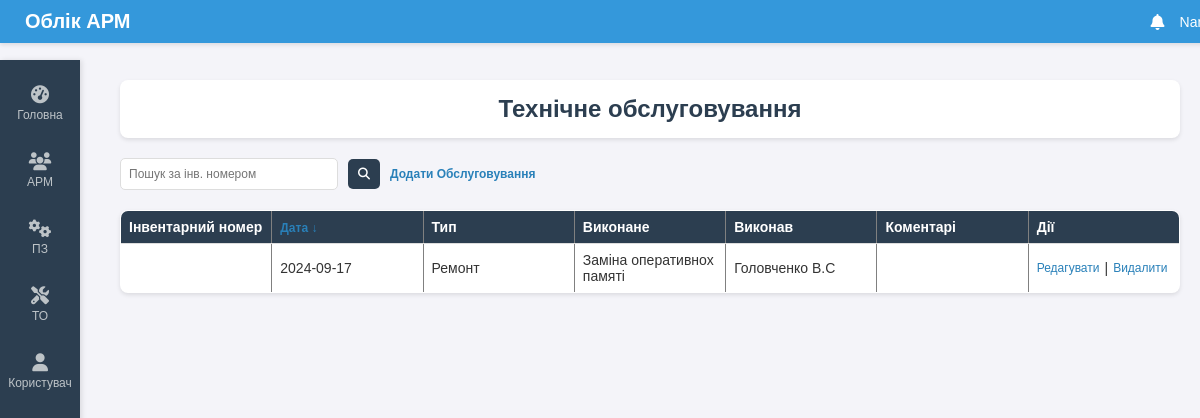
The app's page /maintenance with its own data.
### tables this page shows
CREATE TABLE maintenance (
            id INTEGER PRIMARY KEY AUTOINCREMENT,
            date TEXT,
            type TEXT,
            performed TEXT,
            performed_by TEXT,
            comments TEXT
        );

### routes.py (the view)
@main_bp.route('/maintenance', methods=['GET', 'POST'])
def maintenance():
    try:
        sort_by_date = request.args.get('sort_by_date', 'desc')
        search_term_inventory = request.form.get('search_term_inventory', None) if request.method == 'POST' else request.args.get('search_term_inventory', None)
        maintenance_records = get_all_maintenance(sort_by_date, search_term_inventory)
        return render_template('maintenance.html', maintenance_records=maintenance_records, sort_by_date=sort_by_date, search_term_inventory=search_term_inventory)
    except Exception as e:
        return f"Помилка: {e}", 500

### db.py (called while the page is built)
def get_db_connection():
    try:
        conn = sqlite3.connect('workplaces.db')
        conn.row_factory = sqlite3.Row
        return conn
    except sqlite3.Error as e:
        raise Exception(f"Помилка підключення до бази даних: {e}")

def get_all_maintenance(sort_by_date='desc', search_term_inventory=None):
    conn = get_db_connection()
    try:
        cursor = conn.cursor()
        query = 'SELECT * FROM maintenance'
        params = []
        if search_term_inventory:
            query += ' WHERE inventory_number LIKE ?'
            params.append('%' + search_term_inventory + '%')
        query += ' ORDER BY date ' + ('DESC' if sort_by_date == 'desc' else 'ASC')
        cursor.execute(query, params)
        return cursor.fetchall()
    except sqlite3.Error as e:
        raise Exception(f"Помилка отримання даних обслуговування: {e}")
    finally:
        conn.close()

### templates/maintenance.html (shortened to what this page needs)
{% extends "base.html" %}
{% block content %}
    <div class="header">
        <h1>Технічне обслуговування</h1>
    </div>
    <form method="POST" action="/maintenance" class="search-form">
        <input type="text" name="search_term_inventory" placeholder="Пошук за інв. номером" value="{{ search_term_inventory or '' }}">
        <button type="submit"><i class="fas fa-search"></i></button>
        <a href="/add_maintenance" class="add-button">Додати Обслуговування</a>
    </form>
    <table border="1">
        <thead>
            <tr>
                <th>Інвентарний номер</th>
                <th>
                    <a href="{{ url_for('main.maintenance', sort_by_date='asc' if sort_by_date == 'desc' else 'desc', search_term_inventory=search_term_inventory) }}">
                        Дата {{ '↑' if sort_by_date == 'asc' else '↓' }}
                    </a>
                </th>
                <th>Тип</th>
                <th>Виконане</th>
                <th>Виконав</th>
                <th>Коментарі</th>
                <th>Дії</th>
            </tr>
        </thead>
        <tbody>
            {% for maintenance in maintenance_records %}
            <tr>
                <td>{{ maintenance['inventory_number'] }}</td>
                <td>{{ maintenance['date'] }}</td>
                <td>{{ maintenance['type'] }}</td>
                <td>{{ maintenance['performed'] }}</td>
                <td>{{ maintenance['performed_by'] }}</td>
                <td>{{ maintenance['comments'] }}</td>
                <td>
                    <div class="action-links">
                        <a href="/edit_maintenance/{{ maintenance['id'] }}">Редагувати</a> |
                        <a href="/delete_maintenance/{{ maintenance['id'] }}" onclick="return confirm('Точно видалити?')">Видалити</a>
                    </div>
                </td>
            </tr>
            {% endfor %}
        </tbody>
    </table>
{% endblock %}

### static/styles.css (style rules this page uses)
body { font-family: 'Arial', sans-serif; background-color: #f4f4f9; color: #333; margin: 0; padding: 0; }
.header { background-color: #fff; padding: 15px; border-radius: 8px; box-shadow: 0 2px 4px rgba(0,0,0,0.1); margin-bottom: 20px; text-align: center; }
h1 { margin: 0; font-size: 24px; color: #2c3e50; }
table { width: 100%; border-collapse: collapse; margin-top: 20px; background-color: #fff; box-shadow: 0 2px 4px rgba(0,0,0,0.1); border-radius: 8px; overflow: hidden; table-layout: fixed; }
th, td { padding: 8px; text-align: left; border-bottom: 1px solid #ddd; word-wrap: break-word; overflow: hidden; text-overflow: ellipsis; font-size: 14px; }
th { background-color: #2c3e50; color: #fff; }
a { color: #2980b9; text-decoration: none; font-size: 12px; }
.search-form { display: flex; align-items: center; gap: 10px; margin-bottom: 20px; }
.search-form input[type="text"] { padding: 8px; border: 1px solid #ddd; border-radius: 5px; background-color: #fff; color: #333; width: 200px; font-size: 12px; }
.search-form button { padding: 8px 10px; background-color: #2c3e50; border: none; cursor: pointer; color: #fff; border-radius: 5px; font-size: 12px; }
.add-button { color: #2980b9; text-decoration: none; font-weight: bold; font-size: 12px; }
.action-links { display: flex; align-items: center; gap: 5px; flex-wrap: wrap; }
.action-links a { font-size: 12px; }

### records on screen
maintenance: date "2024-09-17", type "Ремонт", performed "Заміна оперативнох памяті", performed_by "Головченко В.С"

### other values on screen
{{ '↑' if sort_by_date == 'asc' else '↓' }} "↓"
